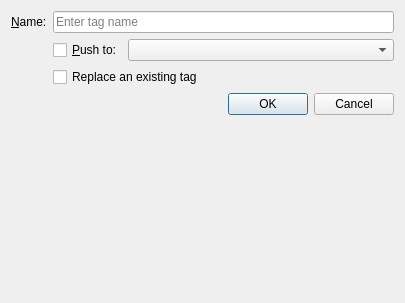
<?xml version="1.0" encoding="UTF-8"?>
<ui version="4.0">
 <class>NewTagDialog</class>
 <widget class="QDialog" name="NewTagDialog">
  <property name="windowModality">
   <enum>Qt::WindowModality::WindowModal</enum>
  </property>
  <property name="geometry">
   <rect>
    <x>0</x>
    <y>0</y>
    <width>405</width>
    <height>303</height>
   </rect>
  </property>
  <property name="windowTitle">
   <string>New tag</string>
  </property>
  <layout class="QFormLayout" name="formLayout">
   <property name="fieldGrowthPolicy">
    <enum>QFormLayout::FieldGrowthPolicy::ExpandingFieldsGrow</enum>
   </property>
   <item row="0" column="0">
    <widget class="QLabel" name="label">
     <property name="text">
      <string>&amp;Name:</string>
     </property>
     <property name="buddy">
      <cstring>nameEdit</cstring>
     </property>
    </widget>
   </item>
   <item row="0" column="1">
    <widget class="QLineEdit" name="nameEdit">
     <property name="sizePolicy">
      <sizepolicy hsizetype="Expanding" vsizetype="Fixed">
       <horstretch>0</horstretch>
       <verstretch>0</verstretch>
      </sizepolicy>
     </property>
     <property name="placeholderText">
      <string>Enter tag name</string>
     </property>
    </widget>
   </item>
   <item row="1" column="1">
    <layout class="QHBoxLayout" name="horizontalLayout">
     <item>
      <widget class="QCheckBox" name="pushCheckBox">
       <property name="text">
        <string>&amp;Push to:</string>
       </property>
      </widget>
     </item>
     <item>
      <widget class="QComboBox" name="remoteComboBox">
       <property name="sizePolicy">
        <sizepolicy hsizetype="MinimumExpanding" vsizetype="Fixed">
         <horstretch>0</horstretch>
         <verstretch>0</verstretch>
        </sizepolicy>
       </property>
      </widget>
     </item>
    </layout>
   </item>
   <item row="5" column="0" colspan="2">
    <widget class="QDialogButtonBox" name="buttonBox">
     <property name="orientation">
      <enum>Qt::Orientation::Horizontal</enum>
     </property>
     <property name="standardButtons">
      <set>QDialogButtonBox::StandardButton::Cancel|QDialogButtonBox::StandardButton::Ok</set>
     </property>
    </widget>
   </item>
   <item row="3" column="1">
    <widget class="QCheckBox" name="forceCheckBox">
     <property name="text">
      <string>Replace an existing tag</string>
     </property>
    </widget>
   </item>
  </layout>
 </widget>
 <tabstops>
  <tabstop>nameEdit</tabstop>
 </tabstops>
 <resources/>
 <connections>
  <connection>
   <sender>buttonBox</sender>
   <signal>accepted()</signal>
   <receiver>NewTagDialog</receiver>
   <slot>accept()</slot>
   <hints>
    <hint type="sourcelabel">
     <x>260</x>
     <y>129</y>
    </hint>
    <hint type="destinationlabel">
     <x>157</x>
     <y>274</y>
    </hint>
   </hints>
  </connection>
  <connection>
   <sender>buttonBox</sender>
   <signal>rejected()</signal>
   <receiver>NewTagDialog</receiver>
   <slot>reject()</slot>
   <hints>
    <hint type="sourcelabel">
     <x>328</x>
     <y>129</y>
    </hint>
    <hint type="destinationlabel">
     <x>286</x>
     <y>274</y>
    </hint>
   </hints>
  </connection>
  <connection>
   <sender>pushCheckBox</sender>
   <signal>toggled(bool)</signal>
   <receiver>remoteComboBox</receiver>
   <slot>setEnabled(bool)</slot>
   <hints>
    <hint type="sourcelabel">
     <x>80</x>
     <y>65</y>
    </hint>
    <hint type="destinationlabel">
     <x>248</x>
     <y>65</y>
    </hint>
   </hints>
  </connection>
 </connections>
</ui>
